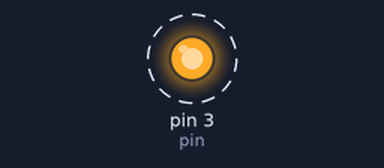
Simulated run of this sketch. Board: Arduino Uno, built with avr-gcc and run on an emulated ATmega328P. On the bench: output pins drawn as LEDs (lit = HIGH). Dashed ring = blinking. What the sketch prints to the serial monitor is not drawn.

Above: at 0.5 s.
Timing chart, 0 to 4.6 s (numbered marks = the images above):
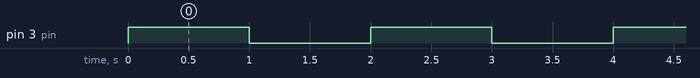

Measured:
- by itself, pin 3 (pin): alternates HIGH for 1.0 s and LOW for 1.0 s

The sketch:

sketch_dec12a.ino
```cpp
/*
 * Author: Sandor Laki, lakis@inf.elte.hu
 *
 * Description:
 * Blinking LED example
 *
 * Created on 2015
 */


int pin = 3;

void setup() {
  // put your setup code here, to run once:
  Serial.begin(9600);
  pinMode(pin, OUTPUT);
  digitalWrite(pin, HIGH);

  Serial.println("setup");
}

void loop() {
  delay(1000);
  digitalWrite(pin, LOW);
  Serial.println("set LOW");

  delay(1000);
  digitalWrite(pin, HIGH);
  Serial.println("set HIGH");
}
```
